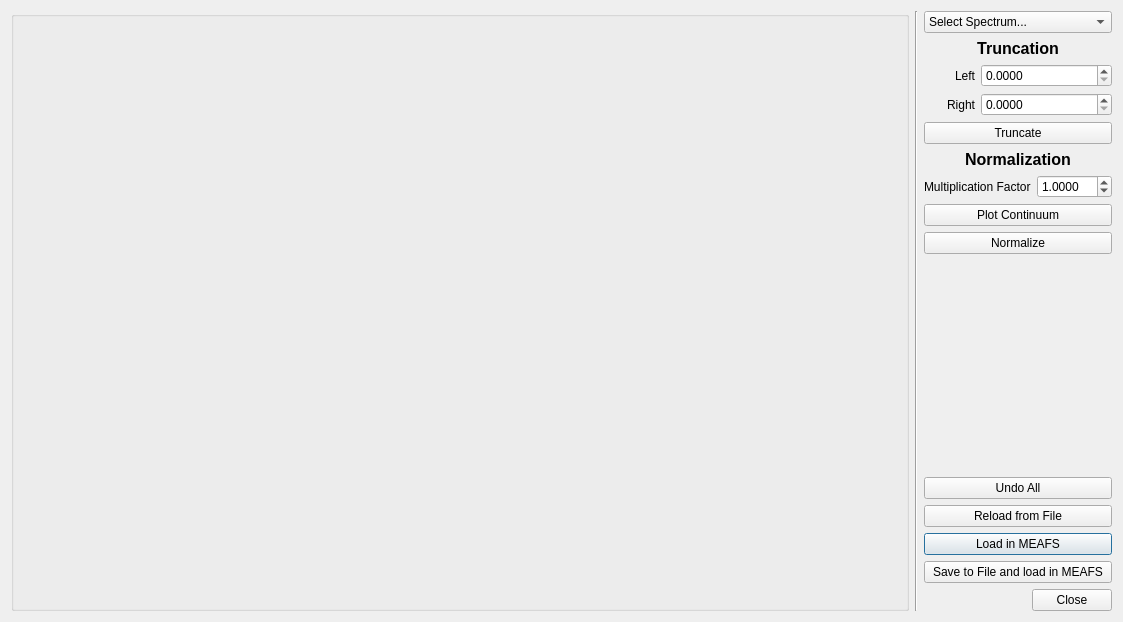
<?xml version="1.0" encoding="UTF-8"?>
<ui version="4.0">
 <class>normbox</class>
 <widget class="QDialog" name="normbox">
  <property name="geometry">
   <rect>
    <x>0</x>
    <y>0</y>
    <width>1123</width>
    <height>612</height>
   </rect>
  </property>
  <property name="windowTitle">
   <string>Normalize and Truncate Spectra</string>
  </property>
  <layout class="QHBoxLayout" name="horizontalLayout_3">
   <item>
    <widget class="QGroupBox" name="groupBox">
     <property name="sizePolicy">
      <sizepolicy hsizetype="Expanding" vsizetype="Expanding">
       <horstretch>0</horstretch>
       <verstretch>0</verstretch>
      </sizepolicy>
     </property>
     <property name="minimumSize">
      <size>
       <width>700</width>
       <height>600</height>
      </size>
     </property>
     <property name="title">
      <string/>
     </property>
     <layout class="QHBoxLayout" name="horizontalLayout_5">
      <item>
       <layout class="QHBoxLayout" name="plot"/>
      </item>
     </layout>
    </widget>
   </item>
   <item>
    <widget class="Line" name="line">
     <property name="orientation">
      <enum>Qt::Orientation::Vertical</enum>
     </property>
    </widget>
   </item>
   <item>
    <layout class="QGridLayout" name="buttonsgrid">
     <item row="17" column="0" colspan="3">
      <widget class="QPushButton" name="load">
       <property name="sizePolicy">
        <sizepolicy hsizetype="Minimum" vsizetype="Fixed">
         <horstretch>0</horstretch>
         <verstretch>0</verstretch>
        </sizepolicy>
       </property>
       <property name="text">
        <string>Load in MEAFS</string>
       </property>
      </widget>
     </item>
     <item row="14" column="0" colspan="3">
      <spacer name="verticalSpacer">
       <property name="orientation">
        <enum>Qt::Orientation::Vertical</enum>
       </property>
       <property name="sizeHint" stdset="0">
        <size>
         <width>20</width>
         <height>40</height>
        </size>
       </property>
      </spacer>
     </item>
     <item row="19" column="0" colspan="3">
      <widget class="QPushButton" name="save">
       <property name="text">
        <string>Save to File and load in MEAFS</string>
       </property>
      </widget>
     </item>
     <item row="6" column="0" colspan="3">
      <widget class="QLabel" name="trunclabel">
       <property name="font">
        <font>
         <pointsize>12</pointsize>
         <bold>true</bold>
        </font>
       </property>
       <property name="text">
        <string>Truncation</string>
       </property>
       <property name="alignment">
        <set>Qt::AlignmentFlag::AlignCenter</set>
       </property>
      </widget>
     </item>
     <item row="20" column="0">
      <widget class="QLabel" name="loadlabel">
       <property name="text">
        <string/>
       </property>
      </widget>
     </item>
     <item row="7" column="0">
      <widget class="QLabel" name="truncleftlabel">
       <property name="text">
        <string>Left</string>
       </property>
       <property name="alignment">
        <set>Qt::AlignmentFlag::AlignRight|Qt::AlignmentFlag::AlignTrailing|Qt::AlignmentFlag::AlignVCenter</set>
       </property>
      </widget>
     </item>
     <item row="15" column="0" colspan="3">
      <widget class="QPushButton" name="undo">
       <property name="text">
        <string>Undo All</string>
       </property>
      </widget>
     </item>
     <item row="11" column="2">
      <widget class="QDoubleSpinBox" name="multfactvalue">
       <property name="sizePolicy">
        <sizepolicy hsizetype="Minimum" vsizetype="Fixed">
         <horstretch>0</horstretch>
         <verstretch>0</verstretch>
        </sizepolicy>
       </property>
       <property name="decimals">
        <number>4</number>
       </property>
       <property name="minimum">
        <double>-99.989999999999995</double>
       </property>
       <property name="singleStep">
        <double>0.100000000000000</double>
       </property>
       <property name="value">
        <double>1.000000000000000</double>
       </property>
      </widget>
     </item>
     <item row="8" column="1" colspan="2">
      <widget class="QDoubleSpinBox" name="truncrightvalue">
       <property name="decimals">
        <number>4</number>
       </property>
       <property name="maximum">
        <double>999999999.990000009536743</double>
       </property>
      </widget>
     </item>
     <item row="11" column="0" colspan="2">
      <widget class="QLabel" name="multfactlabel">
       <property name="sizePolicy">
        <sizepolicy hsizetype="Minimum" vsizetype="Preferred">
         <horstretch>0</horstretch>
         <verstretch>0</verstretch>
        </sizepolicy>
       </property>
       <property name="text">
        <string>Multiplication Factor</string>
       </property>
      </widget>
     </item>
     <item row="12" column="0" colspan="3">
      <widget class="QPushButton" name="plotcont">
       <property name="sizePolicy">
        <sizepolicy hsizetype="Minimum" vsizetype="Fixed">
         <horstretch>0</horstretch>
         <verstretch>0</verstretch>
        </sizepolicy>
       </property>
       <property name="text">
        <string>Plot Continuum</string>
       </property>
      </widget>
     </item>
     <item row="10" column="0" colspan="3">
      <widget class="QLabel" name="label">
       <property name="font">
        <font>
         <pointsize>12</pointsize>
         <bold>true</bold>
        </font>
       </property>
       <property name="lineWidth">
        <number>1</number>
       </property>
       <property name="text">
        <string>Normalization</string>
       </property>
       <property name="alignment">
        <set>Qt::AlignmentFlag::AlignCenter</set>
       </property>
      </widget>
     </item>
     <item row="8" column="0">
      <widget class="QLabel" name="truncrightlabel">
       <property name="text">
        <string>Right</string>
       </property>
       <property name="alignment">
        <set>Qt::AlignmentFlag::AlignRight|Qt::AlignmentFlag::AlignTrailing|Qt::AlignmentFlag::AlignVCenter</set>
       </property>
      </widget>
     </item>
     <item row="0" column="0" colspan="3">
      <widget class="QComboBox" name="spectrumselect">
       <property name="sizePolicy">
        <sizepolicy hsizetype="Minimum" vsizetype="Fixed">
         <horstretch>0</horstretch>
         <verstretch>0</verstretch>
        </sizepolicy>
       </property>
       <item>
        <property name="text">
         <string>Select Spectrum...</string>
        </property>
       </item>
      </widget>
     </item>
     <item row="20" column="1" colspan="2">
      <widget class="QDialogButtonBox" name="okcancelbutton">
       <property name="sizePolicy">
        <sizepolicy hsizetype="Minimum" vsizetype="Fixed">
         <horstretch>0</horstretch>
         <verstretch>0</verstretch>
        </sizepolicy>
       </property>
       <property name="orientation">
        <enum>Qt::Orientation::Horizontal</enum>
       </property>
       <property name="standardButtons">
        <set>QDialogButtonBox::StandardButton::Close</set>
       </property>
       <property name="centerButtons">
        <bool>false</bool>
       </property>
      </widget>
     </item>
     <item row="16" column="0" colspan="3">
      <widget class="QPushButton" name="reload">
       <property name="text">
        <string>Reload from File</string>
       </property>
      </widget>
     </item>
     <item row="9" column="0" colspan="3">
      <widget class="QPushButton" name="truncate">
       <property name="text">
        <string>Truncate</string>
       </property>
      </widget>
     </item>
     <item row="7" column="1" colspan="2">
      <widget class="QDoubleSpinBox" name="truncleftvalue">
       <property name="decimals">
        <number>4</number>
       </property>
       <property name="maximum">
        <double>999999999.990000009536743</double>
       </property>
      </widget>
     </item>
     <item row="13" column="0" colspan="3">
      <widget class="QPushButton" name="norm">
       <property name="sizePolicy">
        <sizepolicy hsizetype="Minimum" vsizetype="Fixed">
         <horstretch>0</horstretch>
         <verstretch>0</verstretch>
        </sizepolicy>
       </property>
       <property name="text">
        <string>Normalize</string>
       </property>
      </widget>
     </item>
    </layout>
   </item>
  </layout>
 </widget>
 <tabstops>
  <tabstop>spectrumselect</tabstop>
  <tabstop>truncleftvalue</tabstop>
  <tabstop>truncrightvalue</tabstop>
  <tabstop>truncate</tabstop>
  <tabstop>multfactvalue</tabstop>
  <tabstop>plotcont</tabstop>
  <tabstop>norm</tabstop>
  <tabstop>undo</tabstop>
  <tabstop>reload</tabstop>
  <tabstop>load</tabstop>
  <tabstop>save</tabstop>
 </tabstops>
 <resources/>
 <connections>
  <connection>
   <sender>okcancelbutton</sender>
   <signal>accepted()</signal>
   <receiver>normbox</receiver>
   <slot>accept()</slot>
   <hints>
    <hint type="sourcelabel">
     <x>248</x>
     <y>254</y>
    </hint>
    <hint type="destinationlabel">
     <x>157</x>
     <y>274</y>
    </hint>
   </hints>
  </connection>
  <connection>
   <sender>okcancelbutton</sender>
   <signal>rejected()</signal>
   <receiver>normbox</receiver>
   <slot>reject()</slot>
   <hints>
    <hint type="sourcelabel">
     <x>316</x>
     <y>260</y>
    </hint>
    <hint type="destinationlabel">
     <x>286</x>
     <y>274</y>
    </hint>
   </hints>
  </connection>
 </connections>
</ui>
